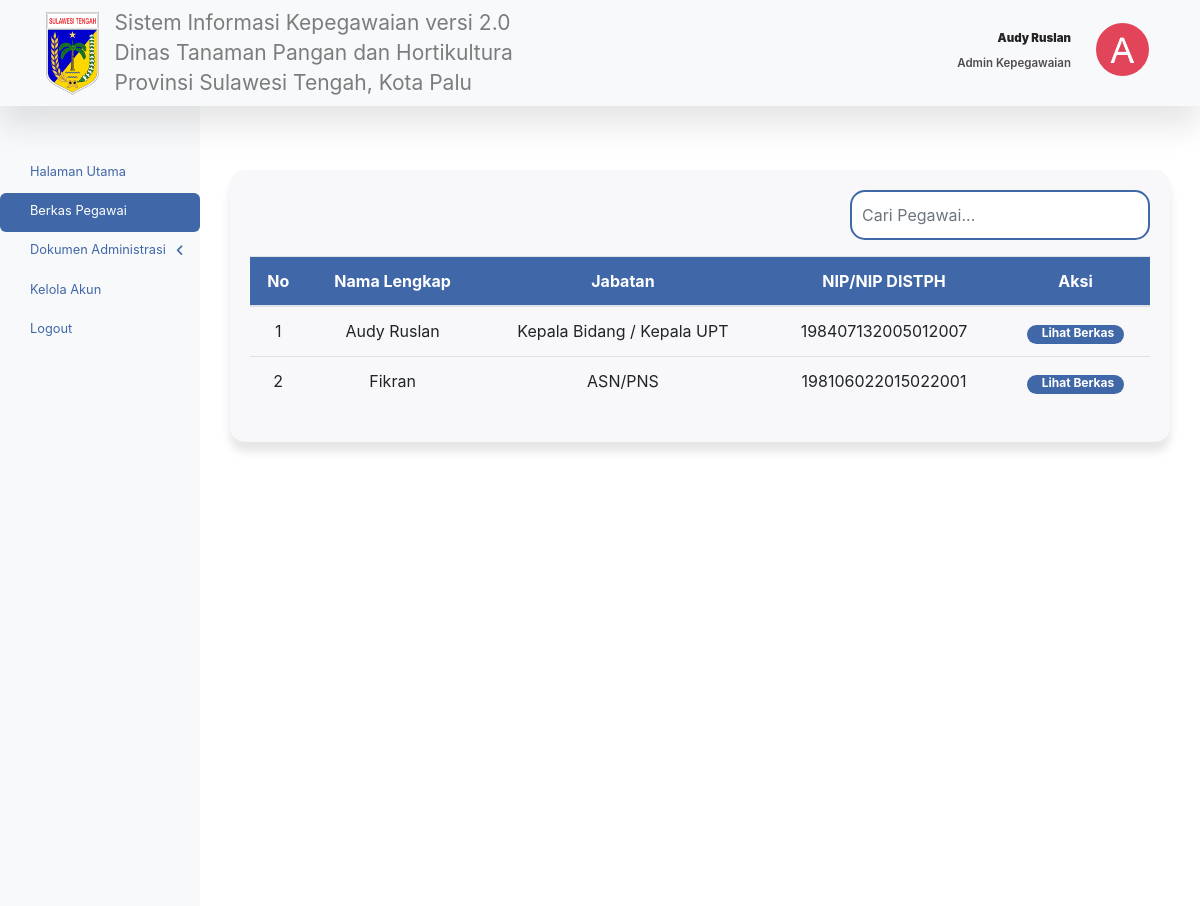
/berkas-pegawai.php (signed in), run on the app's committed database.
### tables this page shows
CREATE TABLE `tb_role` (
  `role_id` int(11) NOT NULL,
  `role` varchar(50) NOT NULL
);

CREATE TABLE `tb_pegawai` (
  `pegawai_id` int(11) NOT NULL,
  `role_id` int(11) NOT NULL,
  `jabatan_id` int(11) NOT NULL,
  `nama_lengkap` varchar(50) NOT NULL,
  `bidang` varchar(50) NOT NULL,
  `nip_pegawai` varchar(50) NOT NULL,
  `password_pegawai` varchar(255) NOT NULL,
  `tmp_lahir_pegawai` varchar(50) NOT NULL,
  `tgl_lahir_pegawai` date NOT NULL,
  `agama_pegawai` varchar(50) NOT NULL,
  `status_perkawinan` varchar(50) NOT NULL,
  `no_hp_pegawai` varchar(50) NOT NULL,
  `pangkat_pegawai` varchar(50) NOT NULL,
  `pendidikan_terakhir` varchar(50) NOT NULL,
  `npwp_pegawai` varchar(50) NOT NULL,
  `ktp_pegawai` varchar(50) NOT NULL,
  `kapreg_pegawai` varchar(50) NOT NULL,
  `email_pegawai` varchar(50) NOT NULL,
  `unit_organisasi` varchar(50) NOT NULL,
  `unit_kerja` varchar(50) NOT NULL,
  `nama_suami_istri` varchar(50) NOT NULL,
  `pekerjaan` varchar(50) NOT NULL,
  `nip_suami_istri` varchar(50) NOT NULL,
  `alamat_pegawai` text NOT NULL,
  `img_dir` varchar(50) NOT NULL
);

CREATE TABLE `tb_jabatan` (
  `jabatan_id` int(11) NOT NULL,
  `nama_jabatan` varchar(50) NOT NULL
);

### berkas-pegawai.php (the view, shortened to what this page needs)
<?php
    require 'layouts/header.php';
    require 'layouts/navbar.php';
    require 'layouts/sidebar.php';
?>
<main role="main" class="col-md-9 ml-sm-auto col-lg-10 main-content">
        <div class="mt-3">
          <div class="card box-cari">
            <div class="card-body">
              <div class="d-flex justify-content-end">
                <input type="text" class="form-control col-4 mb-3" id="cariPegawaiBerkas" placeholder="Cari Pegawai...">
              </div>
              <table class="table" id="pegawaiTable">
                <thead class="text-center" style="background-color: #4067A7; color: white;">
                  <tr>
                    <th>No</th>
                    <th>Nama Lengkap</th>
                    <th>Jabatan</th>
                    <th>NIP/NIP DISTPH</th>
                    <th>Aksi</th>
                  </tr>
                </thead>
                <tbody class="text-center" id="pegawaiBerkasTbody">
                  <?php
                      $no = 1;
                      $sqlPegawai = mysqli_query($conn, "SELECT * FROM tb_pegawai
                                                          INNER JOIN tb_jabatan
                                                          ON tb_pegawai.jabatan_id = tb_jabatan.jabatan_id");
                      while($row = mysqli_fetch_assoc($sqlPegawai)){
                  ?>
                  <tr>
                    <td><?= $no++; ?></td>
                    <td><?= $row["nama_lengkap"]; ?></td>
                    <td><?= $row["nama_jabatan"]; ?></td>
                    <td><?= $row["nip_pegawai"]; ?></td>
                    <td>
                      <a href="detail-berkas-pegawai.php?pegawai_id=<?= $row["pegawai_id"]; ?>" class="badge badge-pill badge-primary">Lihat Berkas</a>
                    </td>
                  </tr>
                  <?php } ?>
                </tbody>
              </table>
            </div>
          </div>
        </div>
      </main>
<?php
    require 'layouts/footer.php';
?>

### layouts/navbar.php (shortened to what this page needs)
<nav class="navbar navbar-expand-lg navbar-light navbar-custom">
    <a class="navbar-brand" href="home.php">
      <img src="assets/img/logo.png" alt="Logo">
    </a>
    <span class="navbar-text">
      Sistem Informasi Kepegawaian versi 2.0 Dinas Tanaman Pangan dan Hortikultura Provinsi Sulawesi Tengah, Kota Palu
    </span>
    <?php
      if($_SESSION["level"] == 1){
    ?>
    <div class="ml-auto">
      <div class="user-name">
        <h5><strong><?= $admin["nama_lengkap"]; ?></strong></h5>
        <p><?= $role["role"]; ?></p>
      </div>
      <img src="admin/image/<?= $admin["img_dir"]; ?>" class="user-profile" alt="User Image">
    </div>
    <?php } ?>
</nav>

### assets/css/style.css (style rules this page uses)
.navbar { max-height: 106px; }
.navbar-brand img { max-height: 50px; }
.navbar-custom { background-color: #f8f9fa; box-shadow: 0 20px 30px rgba(0,0,0,0.1); z-index: 2; }
.navbar-brand img { max-width: 54px; max-height: 83px; margin-left: 30px; }
.navbar-text { font-size: 21px; font-family: 'Inter', sans-serif; font-weight: 400; color: #302E2F; width: 430px; line-height: 30px; }
.user-name { text-align: right; line-height: 5px; margin-right: 25px; margin-top: 40px; margin-bottom: 32px; }
.user-name h5 { font-size: 11.5px; font-family: 'Inter', sans-serif; font-weight: 600; color: #252324; margin-bottom: 15px; }
.user-name p { font-size: 11.5px; font-family: 'Inter', sans-serif; font-weight: 600; color: #4F4D4E; }
.user-profile { height: 53px; width: 53px; margin-right: 35px; margin-top: 18px; margin-bottom: 26px; border-radius: 50%; overflow: hidden; }
.ml-auto { display: flex; align-items: center; }
.main-content { padding: 30px; margin-top: 18px; }
.card { text-align: left; border-radius: 15px; background-color: #F8F7F9; border: none; box-shadow: 0 10px 10px rgba(0,0,0,0.1); }
.box-cari input { height: 50px; border-radius: 15px; border: 2px solid #4067A7; padding: 10px; box-sizing: border-box; }
.badge-primary { background-color: #4067A7; }
.badge-primary { background-color: #4067A7; padding: 2px 10px 5px 15px; }
h5 { color: #4067A7; font-weight: bold; }

### data on the page
tb_role: role "Admin Kepegawaian"
tb_pegawai: nama_lengkap "Audy Ruslan", jabatan.nama_jabatan "Kepala Bidang / Kepala UPT", nip_pegawai "198407132005012007"
tb_pegawai: nama_lengkap "Fikran", jabatan.nama_jabatan "ASN/PNS", nip_pegawai "198106022015022001"

### other printed values
$admin["nama_lengkap"] "Audy Ruslan"
